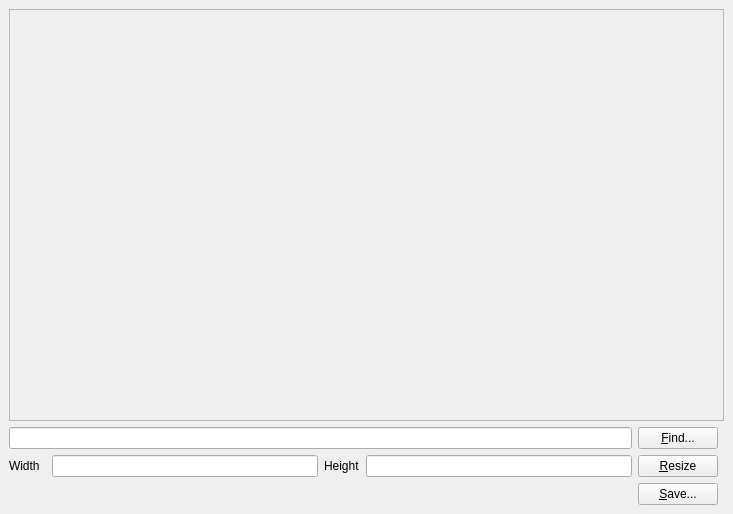
<?xml version="1.0" encoding="UTF-8"?>
<ui version="4.0">
 <class>MainWindow</class>
 <widget class="QMainWindow" name="MainWindow">
  <property name="geometry">
   <rect>
    <x>0</x>
    <y>0</y>
    <width>733</width>
    <height>514</height>
   </rect>
  </property>
  <property name="windowTitle">
   <string>Redimensionar Imagem</string>
  </property>
  <widget class="QWidget" name="centralwidget">
   <layout class="QGridLayout" name="gridLayout">
    <item row="1" column="5">
     <widget class="QPushButton" name="BtnFindFile">
      <property name="text">
       <string>&amp;Find...</string>
      </property>
     </widget>
    </item>
    <item row="2" column="4">
     <widget class="QLineEdit" name="HeightPropValue"/>
    </item>
    <item row="2" column="3">
     <widget class="QLabel" name="HeightPropLabel">
      <property name="text">
       <string>Height</string>
      </property>
     </widget>
    </item>
    <item row="1" column="0" colspan="5">
     <widget class="QLineEdit" name="InputImgPath"/>
    </item>
    <item row="2" column="0">
     <widget class="QLabel" name="WidthPropLabel">
      <property name="text">
       <string>Width</string>
      </property>
     </widget>
    </item>
    <item row="2" column="5">
     <widget class="QPushButton" name="BtnResize">
      <property name="text">
       <string>&amp;Resize</string>
      </property>
     </widget>
    </item>
    <item row="0" column="0" colspan="7">
     <widget class="QScrollArea" name="scrollArea">
      <property name="widgetResizable">
       <bool>true</bool>
      </property>
      <widget class="QWidget" name="scrollAreaWidgetContents">
       <property name="geometry">
        <rect>
         <x>0</x>
         <y>0</y>
         <width>713</width>
         <height>407</height>
        </rect>
       </property>
       <layout class="QGridLayout" name="gridLayout_2">
        <item row="0" column="0">
         <widget class="QLabel" name="ImgPlaceholder">
          <property name="text">
           <string/>
          </property>
         </widget>
        </item>
       </layout>
      </widget>
     </widget>
    </item>
    <item row="3" column="5">
     <widget class="QPushButton" name="BtnSaveFile">
      <property name="text">
       <string>&amp;Save...</string>
      </property>
     </widget>
    </item>
    <item row="2" column="2">
     <widget class="QLineEdit" name="WidthPropValue"/>
    </item>
   </layout>
  </widget>
 </widget>
 <resources/>
 <connections/>
</ui>
